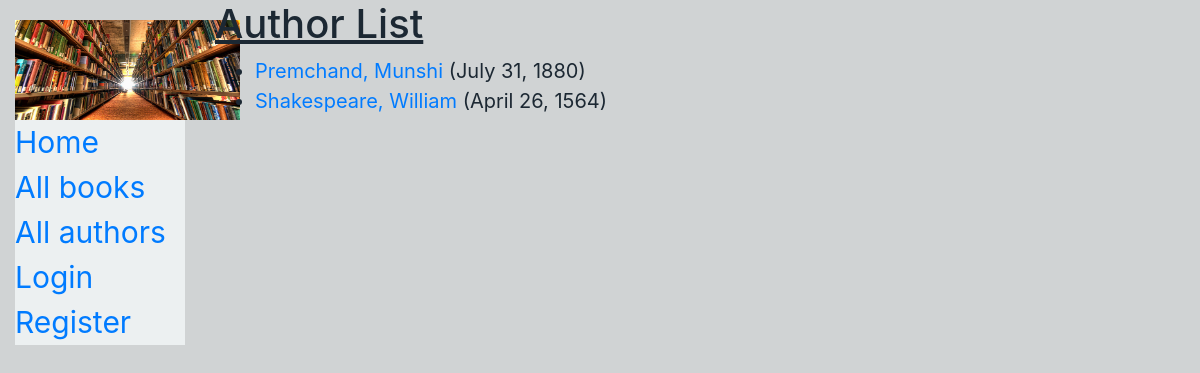
Screenshot of /catalog/authors/ with the database file from the repository.
### catalog/models.py (models this page shows, shortened)
class Author(models.Model):
    first_name = models.CharField(max_length=100)
    last_name = models.CharField(max_length=100)
    date_of_birth = models.DateField(null=True, blank=True)
    date_of_death = models.DateField('Died', null=True, blank=True)
    class Meta:
        ordering = ['last_name', 'first_name']
    def get_absolute_url(self):
        return reverse('author-detail', args=[str(self.id)])

### catalog/views.py (the view)
# urls.py: path('authors/', views.AuthorListView.as_view(), name='authors'),
class AuthorListView(generic.ListView):
    model = Author
    paginate_by = 10

### catalog/templates/catalog/author_list.html (shortened to what this page needs)
{% extends "base_generic.html" %}
{% block content %}
  <h1><u>Author List</u></h1>
  {% if author_list %}
  <ul style="font-size: 20px;">
    {% for author in author_list %}
      <li>
        <a href="{{ author.get_absolute_url }}">{{ author.last_name }}, {{author.first_name}}</a> ({{author.date_of_birth}})
      </li>
    {% endfor %}
  </ul>
  {% else %}
    <p>There are no books in the library of any author.</p>
  {% endif %}
{% endblock %}

### rows the page displays
Author: last_name "Premchand", first_name "Munshi", date_of_birth "July 31, 1880"
Author: last_name "Shakespeare", first_name "William", date_of_birth "April 26, 1564"
